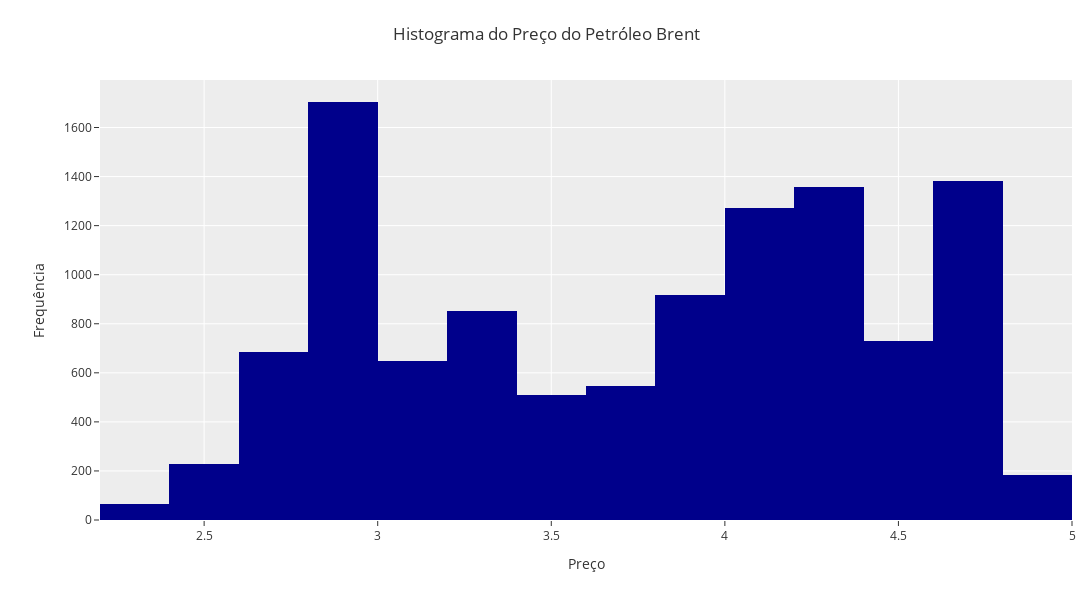

Here is the notebook cell this chart was saved with:
### Code cell
df_log = np.log(df_eda)

fig = px.histogram(
    data_frame=df_log, 
    x='preco', 
    nbins=20,
    template=template,
    color_discrete_sequence=['#00008B']
)
fig.update_layout(
    title='Histograma do Preço do Petróleo Brent',
    xaxis_title='Preço',
    yaxis_title='Frequência',
    width=1600, 
    height=600,
    margin=dict(l=100, r=20, t=80, b=80)
)
fig.show()

### Figure 1 — Plotly figure (JSON) as saved in the notebook; plotly's stock layout.template omitted (floating-point values rounded to 4 significant figures; data arrays with more than 128 entries replaced by an {"elided": "..."} marker saying what was removed)
{"data": [{"alignmentgroup": "True", "bingroup": "x", "hovertemplate": "preco=%{x}<br>count=%{y}<extra></extra>", "legendgroup": "", "marker": {"color": "#00008B", "pattern": {"shape": ""}}, "name": "", "nbinsx": 20, "offsetgroup": "", "orientation": "v", "showlegend": false, "type": "histogram", "x": {"elided": "11082 float values"}, "xaxis": "x", "yaxis": "y"}], "layout": {"barmode": "relative", "height": 600, "legend": {"tracegroupgap": 0}, "margin": {"b": 80, "l": 100, "r": 20, "t": 80}, "title": {"text": "Histograma do Preço do Petróleo Brent"}, "width": 1600, "xaxis": {"anchor": "y", "domain": [0, 1], "title": {"text": "Preço"}}, "yaxis": {"anchor": "x", "domain": [0, 1], "title": {"text": "Frequência"}}}}
